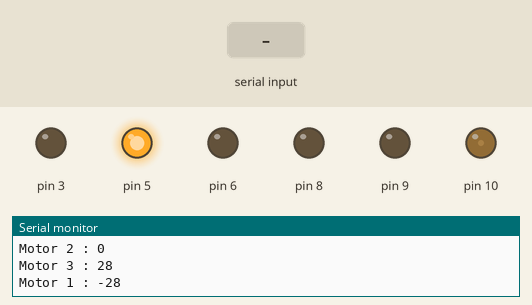
This sketch was run on a simulated Arduino Uno, built with avr-gcc and run on an emulated ATmega328P. Parts: output pins drawn as LEDs (lit = HIGH), the last lines printed to the serial monitor. Inputs (shaded band) come from the test bench.

Above: at 1.2 s.
1.3 s: "a90\n" received over Serial
At 2.3 s:
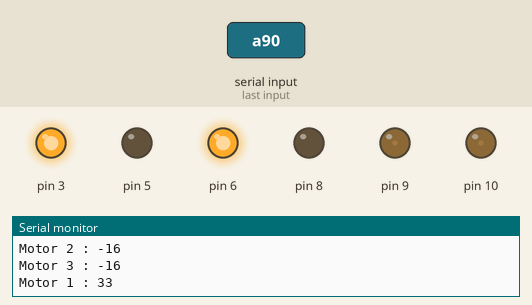
2.8 s: "a,45\n" received over Serial
At 3.8 s:
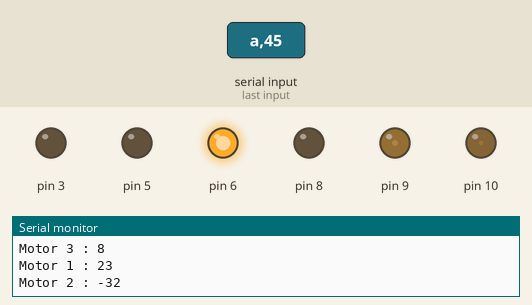
4.3 s: "p" received over Serial
At 5.7 s:
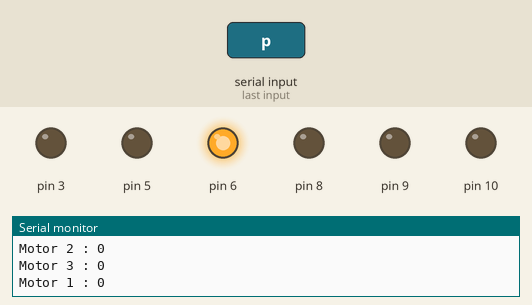
6.8 s: "p90\n" received over Serial
At 7.1 s:
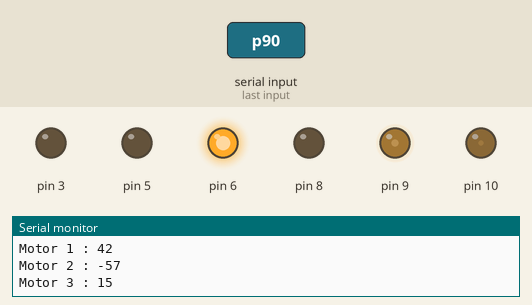
Timing chart, 0 to 9.8 s (numbered marks = the images above; inputs shaded):
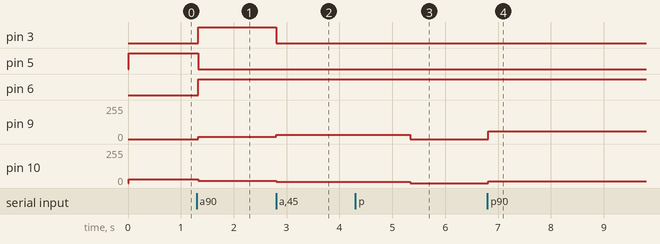

The sketch:

ThreeWheelMotorBase.ino
```cpp
class ThreeWheelBotMotors {
    /*
       Important functions :
     * * attachPWM_DIRPins(PWMs[], DIRs[])
     * * moveAtWithAngle(int PWM, int ANGLE_DEGREES)
     * * increasePWMs(value (s))
     * * attachDebuggerSerial(&Serial)
     * * enableDebugger()
     * * disableDebugger()
    */
    int MOTOR_MAG[3];
    int MAX_MAG;
    int MOTOR_MAG_PINS[3];
    int MOTOR_DIR_PINS[3];
    bool DEBUGGER_MODE;
    HardwareSerial *debuggerSerial;
    void setMotorPWM(int number, float PWM) {
      if (PWM > 0) {
        digitalWrite(MOTOR_DIR_PINS[number], LOW);  // Rotate inwards
      }
      else if (PWM < 0) {
        digitalWrite(MOTOR_DIR_PINS[number], HIGH); // Rotate outwards
      }
      if (abs(PWM) < MAX_MAG) {
        MOTOR_MAG[number] = PWM;
        analogWrite(MOTOR_MAG_PINS[number], abs((int)PWM));
      } else if (DEBUGGER_MODE == true) {
        debuggerSerial->print("\nMotor index ");
        debuggerSerial->print(number);
        debuggerSerial->print(" exceeded MAX_PWM (");
        debuggerSerial->print(MAX_MAG);
        debuggerSerial->print(")- ");
        debuggerSerial->println(PWM);
      }
    }
  public:
    // Attach Pins
    void attachPWM_DIRPins(int PWM_PINS[], int DIR_PINS[]) {
      attachPWMPins(PWM_PINS[0], PWM_PINS[1], PWM_PINS[2]);
      attachDIRPins(DIR_PINS[0], DIR_PINS[1], DIR_PINS[2]);
    }
    void attachDIRPins(int dir_M1, int dir_M2, int dir_M3) {
      MOTOR_DIR_PINS[0] = dir_M1;
      MOTOR_DIR_PINS[1] = dir_M2;
      MOTOR_DIR_PINS[2] = dir_M3;
      pinMode(dir_M1, OUTPUT);
      pinMode(dir_M2, OUTPUT);
      pinMode(dir_M3, OUTPUT);
      if (DEBUGGER_MODE) {
        debuggerSerial->print("\nMotor DIR Pins attached to ");
        debuggerSerial->print(dir_M1);
        debuggerSerial->print(", ");
        debuggerSerial->print(dir_M2);
        debuggerSerial->print(", ");
        debuggerSerial->println(dir_M3);
      }
    }
    void attachPWMPins(int PWM_M1, int PWM_M2, int PWM_M3) {
      MOTOR_MAG_PINS[0] = PWM_M1;
      MOTOR_MAG_PINS[1] = PWM_M2;
      MOTOR_MAG_PINS[2] = PWM_M3;
      pinMode(PWM_M1, OUTPUT);
      pinMode(PWM_M2, OUTPUT);
      pinMode(PWM_M3, OUTPUT);
      if (DEBUGGER_MODE) {
        debuggerSerial->print("\nMotor PWM Pins attached to ");
        debuggerSerial->print(PWM_M1);
        debuggerSerial->print(", ");
        debuggerSerial->print(PWM_M2);
        debuggerSerial->print(", ");
        debuggerSerial->println(PWM_M3);
      }
    }
    ThreeWheelBotMotors() {
      // CAUTION : Set PWMs to 0
      MAX_MAG = 0;
      MOTOR_MAG[0] = MOTOR_MAG[1] = MOTOR_MAG[2] = 0;
      DEBUGGER_MODE = false;
      debuggerSerial = NULL;
    }
    void setMaxPWM(int MAX_PWM) {
      MAX_MAG = MAX_PWM;
    }
    //Debugger Mode
    void attachDebuggerSerial(HardwareSerial *s) {
      debuggerSerial = s;
      DEBUGGER_MODE = true;
    }
    void disableDebugger() {
      DEBUGGER_MODE = false;
    }
    void enableDebugger() {
      DEBUGGER_MODE = true;
    }
    // Alter motor PWMs
    void increasePWMs(int mag_M1, int mag_M2, int mag_M3) {
      MOTOR_MAG[0] += mag_M1;
      MOTOR_MAG[1] += mag_M2;
      MOTOR_MAG[2] += mag_M3;
    }
    void decreasePWMs(int mag_M1, int mag_M2, int mag_M3) {
      increasePWMs(-mag_M1, -mag_M2, -mag_M3);
    }
    void decreasePWMs(int M) {
      decreasePWMs(M, M, M);
    }
    void increasePWMs(int M) {
      increasePWMs(M, M, M);
    }
    // Motion of motor
    void moveAtWithAngle(int PWM, int ANGLE) {
      moveAtWithAngle_DEG(PWM, ANGLE);
    }
    void moveAtWithAngle_RAD(float PWM, float ANGLE) {
      /*
         Derived DCM Equations
         Equations :->
        [
        1, 1, 1;
        1, -cos(60), -cos(60);
        0, -sin(60), sin(60)
        ] * [v1;v2;v3] = [0; V Sin(THETA) ; V Cos(THETA)]
        ----- 0 degrees is the wheel 1 (index 0), angle taken counter clockwise
         WARNING : DO NOT CHANGE IF NOT UNDERSTOOD
         V1 = 0.6666666 * (PWM) * sin(ANGLE)
         V2 = -0.3333333 * (PWM) * sin(ANGLE) - 0.57735027 * (PWM) * cos(ANGLE)
         V3 = -0.3333333 * (PWM) * sin(ANGLE) + 0.57735027 * (PWM) * cos(ANGLE)
      */
      setMotorPWM(0, 0.6666666 * PWM * sin(ANGLE));
      setMotorPWM(1, -0.33333333 * PWM * sin(ANGLE) - 0.57735027 * PWM * cos(ANGLE));
      setMotorPWM(2, -0.33333333 * PWM * sin(ANGLE) + 0.57735027 * PWM * cos(ANGLE));
    }
    void moveAtWithAngle_DEG(int PWM, int ANGLE_DEG) {
      moveAtWithAngle_RAD(PWM, (float(ANGLE_DEG)/180.0)*PI);
    }

    void printMotorStatus() {
      Serial.print("\nMotor 1 : ");
      Serial.print(MOTOR_MAG[0]);
      Serial.print("\nMotor 2 : ");
      Serial.print(MOTOR_MAG[1]);
      Serial.print("\nMotor 3 : ");
      Serial.println(MOTOR_MAG[2]);
    }

    void setMotorStatus(int M_NO, int PWM, int DIR) {
      digitalWrite(MOTOR_DIR_PINS[M_NO], DIR);
      analogWrite(MOTOR_MAG_PINS[M_NO], PWM);
      Serial.print("Pin ");
      Serial.print(MOTOR_MAG_PINS[M_NO]);
      Serial.print(" at ");
      Serial.print(PWM);
      Serial.print(" - dir pin ");
      Serial.print(MOTOR_DIR_PINS[M_NO]);
      Serial.print(" at ");
      Serial.println(DIR);
    }
};


ThreeWheelBotMotors motors;

int MotorPWMs[3] = {8, 9, 10};
int MotorDIRs[3] = {5, 6, 3};
void setup() {
  Serial.begin(9600);
  motors.attachDebuggerSerial(&Serial);
  motors.attachPWM_DIRPins(MotorPWMs, MotorDIRs);
  motors.setMaxPWM(100);
}
int CURRENT_ANGLE = -60, CURRENT_PWM = 50;
void loop() {
  while (Serial.available()) {
    char c = Serial.read();
    switch (c) {
      case 'p': case 'P':
        CURRENT_PWM = Serial.parseInt();
        break;
      case 'a': case 'A':
        CURRENT_ANGLE = Serial.parseInt();
        break;
      default: break;
    }
  }
  /*
    Serial.print("PWM - ");
    Serial.print(CURRENT_PWM);
    Serial.print(" ANGLE = ");
    Serial.println(CURRENT_ANGLE);
  */
  motors.moveAtWithAngle(CURRENT_PWM, CURRENT_ANGLE);
 // motors.setMotorStatus(2, 40, 1);
  motors.printMotorStatus();
  /*
    digitalWrite(7, 0);
    analogWrite(10, 100);
  */
}
```

Measured:
- after the input at 1.3 s, pin 3, pin 6: LOW → HIGH at once; pin 5: HIGH → LOW at once; pin 9: 0/255 → 16/255 at once; pin 10: 28/255 → 16/255 at once
- after the input at 2.8 s, pin 3: HIGH → LOW at once; pin 9: 16/255 → 32/255 at once; pin 10: 16/255 → 8/255 at once
- after the input at 4.3 s, pin 9: 32/255 → 0/255 after 1.0 s; pin 10: 8/255 → 0/255 after 1.0 s
- after the input at 6.8 s, pin 9: 0/255 → 57/255 at once; pin 10: 0/255 → 15/255 at once
